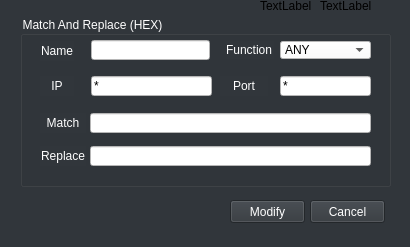
<?xml version="1.0" encoding="UTF-8"?>
<ui version="4.0">
 <class>MainWindow</class>
 <widget class="QMainWindow" name="MainWindow">
  <property name="geometry">
   <rect>
    <x>0</x>
    <y>0</y>
    <width>410</width>
    <height>247</height>
   </rect>
  </property>
  <property name="palette">
   <palette>
    <active>
     <colorrole role="WindowText">
      <brush brushstyle="SolidPattern">
       <color alpha="255">
        <red>255</red>
        <green>255</green>
        <blue>255</blue>
       </color>
      </brush>
     </colorrole>
     <colorrole role="Button">
      <brush brushstyle="SolidPattern">
       <color alpha="255">
        <red>49</red>
        <green>54</green>
        <blue>59</blue>
       </color>
      </brush>
     </colorrole>
     <colorrole role="Base">
      <brush brushstyle="SolidPattern">
       <color alpha="255">
        <red>49</red>
        <green>54</green>
        <blue>59</blue>
       </color>
      </brush>
     </colorrole>
     <colorrole role="Window">
      <brush brushstyle="SolidPattern">
       <color alpha="255">
        <red>49</red>
        <green>54</green>
        <blue>59</blue>
       </color>
      </brush>
     </colorrole>
    </active>
    <inactive>
     <colorrole role="WindowText">
      <brush brushstyle="SolidPattern">
       <color alpha="255">
        <red>255</red>
        <green>255</green>
        <blue>255</blue>
       </color>
      </brush>
     </colorrole>
     <colorrole role="Button">
      <brush brushstyle="SolidPattern">
       <color alpha="255">
        <red>49</red>
        <green>54</green>
        <blue>59</blue>
       </color>
      </brush>
     </colorrole>
     <colorrole role="Base">
      <brush brushstyle="SolidPattern">
       <color alpha="255">
        <red>49</red>
        <green>54</green>
        <blue>59</blue>
       </color>
      </brush>
     </colorrole>
     <colorrole role="Window">
      <brush brushstyle="SolidPattern">
       <color alpha="255">
        <red>49</red>
        <green>54</green>
        <blue>59</blue>
       </color>
      </brush>
     </colorrole>
    </inactive>
    <disabled>
     <colorrole role="WindowText">
      <brush brushstyle="SolidPattern">
       <color alpha="255">
        <red>120</red>
        <green>120</green>
        <blue>120</blue>
       </color>
      </brush>
     </colorrole>
     <colorrole role="Button">
      <brush brushstyle="SolidPattern">
       <color alpha="255">
        <red>49</red>
        <green>54</green>
        <blue>59</blue>
       </color>
      </brush>
     </colorrole>
     <colorrole role="Base">
      <brush brushstyle="SolidPattern">
       <color alpha="255">
        <red>49</red>
        <green>54</green>
        <blue>59</blue>
       </color>
      </brush>
     </colorrole>
     <colorrole role="Window">
      <brush brushstyle="SolidPattern">
       <color alpha="255">
        <red>49</red>
        <green>54</green>
        <blue>59</blue>
       </color>
      </brush>
     </colorrole>
    </disabled>
   </palette>
  </property>
  <property name="windowTitle">
   <string>MainWindow</string>
  </property>
  <property name="styleSheet">
   <string notr="true">background-color: #31363b;</string>
  </property>
  <widget class="QWidget" name="centralwidget">
   <widget class="QGroupBox" name="groupBox">
    <property name="geometry">
     <rect>
      <x>20</x>
      <y>16</y>
      <width>371</width>
      <height>171</height>
     </rect>
    </property>
    <property name="palette">
     <palette>
      <active>
       <colorrole role="WindowText">
        <brush brushstyle="SolidPattern">
         <color alpha="255">
          <red>255</red>
          <green>255</green>
          <blue>255</blue>
         </color>
        </brush>
       </colorrole>
       <colorrole role="Button">
        <brush brushstyle="SolidPattern">
         <color alpha="255">
          <red>49</red>
          <green>54</green>
          <blue>59</blue>
         </color>
        </brush>
       </colorrole>
       <colorrole role="Base">
        <brush brushstyle="SolidPattern">
         <color alpha="255">
          <red>49</red>
          <green>54</green>
          <blue>59</blue>
         </color>
        </brush>
       </colorrole>
       <colorrole role="Window">
        <brush brushstyle="SolidPattern">
         <color alpha="255">
          <red>49</red>
          <green>54</green>
          <blue>59</blue>
         </color>
        </brush>
       </colorrole>
      </active>
      <inactive>
       <colorrole role="WindowText">
        <brush brushstyle="SolidPattern">
         <color alpha="255">
          <red>255</red>
          <green>255</green>
          <blue>255</blue>
         </color>
        </brush>
       </colorrole>
       <colorrole role="Button">
        <brush brushstyle="SolidPattern">
         <color alpha="255">
          <red>49</red>
          <green>54</green>
          <blue>59</blue>
         </color>
        </brush>
       </colorrole>
       <colorrole role="Base">
        <brush brushstyle="SolidPattern">
         <color alpha="255">
          <red>49</red>
          <green>54</green>
          <blue>59</blue>
         </color>
        </brush>
       </colorrole>
       <colorrole role="Window">
        <brush brushstyle="SolidPattern">
         <color alpha="255">
          <red>49</red>
          <green>54</green>
          <blue>59</blue>
         </color>
        </brush>
       </colorrole>
      </inactive>
      <disabled>
       <colorrole role="WindowText">
        <brush brushstyle="SolidPattern">
         <color alpha="255">
          <red>120</red>
          <green>120</green>
          <blue>120</blue>
         </color>
        </brush>
       </colorrole>
       <colorrole role="Button">
        <brush brushstyle="SolidPattern">
         <color alpha="255">
          <red>49</red>
          <green>54</green>
          <blue>59</blue>
         </color>
        </brush>
       </colorrole>
       <colorrole role="Base">
        <brush brushstyle="SolidPattern">
         <color alpha="255">
          <red>49</red>
          <green>54</green>
          <blue>59</blue>
         </color>
        </brush>
       </colorrole>
       <colorrole role="Window">
        <brush brushstyle="SolidPattern">
         <color alpha="255">
          <red>49</red>
          <green>54</green>
          <blue>59</blue>
         </color>
        </brush>
       </colorrole>
      </disabled>
     </palette>
    </property>
    <property name="title">
     <string>Match And Replace (HEX)</string>
    </property>
    <widget class="QLabel" name="label_15">
     <property name="geometry">
      <rect>
       <x>206</x>
       <y>25</y>
       <width>48</width>
       <height>18</height>
      </rect>
     </property>
     <property name="palette">
      <palette>
       <active>
        <colorrole role="WindowText">
         <brush brushstyle="SolidPattern">
          <color alpha="255">
           <red>255</red>
           <green>255</green>
           <blue>255</blue>
          </color>
         </brush>
        </colorrole>
        <colorrole role="Button">
         <brush brushstyle="SolidPattern">
          <color alpha="255">
           <red>49</red>
           <green>54</green>
           <blue>59</blue>
          </color>
         </brush>
        </colorrole>
        <colorrole role="Base">
         <brush brushstyle="SolidPattern">
          <color alpha="255">
           <red>49</red>
           <green>54</green>
           <blue>59</blue>
          </color>
         </brush>
        </colorrole>
        <colorrole role="Window">
         <brush brushstyle="SolidPattern">
          <color alpha="255">
           <red>49</red>
           <green>54</green>
           <blue>59</blue>
          </color>
         </brush>
        </colorrole>
       </active>
       <inactive>
        <colorrole role="WindowText">
         <brush brushstyle="SolidPattern">
          <color alpha="255">
           <red>255</red>
           <green>255</green>
           <blue>255</blue>
          </color>
         </brush>
        </colorrole>
        <colorrole role="Button">
         <brush brushstyle="SolidPattern">
          <color alpha="255">
           <red>49</red>
           <green>54</green>
           <blue>59</blue>
          </color>
         </brush>
        </colorrole>
        <colorrole role="Base">
         <brush brushstyle="SolidPattern">
          <color alpha="255">
           <red>49</red>
           <green>54</green>
           <blue>59</blue>
          </color>
         </brush>
        </colorrole>
        <colorrole role="Window">
         <brush brushstyle="SolidPattern">
          <color alpha="255">
           <red>49</red>
           <green>54</green>
           <blue>59</blue>
          </color>
         </brush>
        </colorrole>
       </inactive>
       <disabled>
        <colorrole role="WindowText">
         <brush brushstyle="SolidPattern">
          <color alpha="255">
           <red>120</red>
           <green>120</green>
           <blue>120</blue>
          </color>
         </brush>
        </colorrole>
        <colorrole role="Button">
         <brush brushstyle="SolidPattern">
          <color alpha="255">
           <red>49</red>
           <green>54</green>
           <blue>59</blue>
          </color>
         </brush>
        </colorrole>
        <colorrole role="Base">
         <brush brushstyle="SolidPattern">
          <color alpha="255">
           <red>49</red>
           <green>54</green>
           <blue>59</blue>
          </color>
         </brush>
        </colorrole>
        <colorrole role="Window">
         <brush brushstyle="SolidPattern">
          <color alpha="255">
           <red>49</red>
           <green>54</green>
           <blue>59</blue>
          </color>
         </brush>
        </colorrole>
       </disabled>
      </palette>
     </property>
     <property name="text">
      <string>Function</string>
     </property>
    </widget>
    <widget class="QLineEdit" name="replace">
     <property name="geometry">
      <rect>
       <x>70</x>
       <y>130</y>
       <width>281</width>
       <height>20</height>
      </rect>
     </property>
     <property name="styleSheet">
      <string notr="true">background-color: #FFFFFF;</string>
     </property>
    </widget>
    <widget class="QLineEdit" name="match">
     <property name="geometry">
      <rect>
       <x>70</x>
       <y>97</y>
       <width>281</width>
       <height>20</height>
      </rect>
     </property>
     <property name="styleSheet">
      <string notr="true">background-color: #FFFFFF;</string>
     </property>
    </widget>
    <widget class="QLabel" name="label_7">
     <property name="geometry">
      <rect>
       <x>20</x>
       <y>97</y>
       <width>46</width>
       <height>20</height>
      </rect>
     </property>
     <property name="palette">
      <palette>
       <active>
        <colorrole role="WindowText">
         <brush brushstyle="SolidPattern">
          <color alpha="255">
           <red>255</red>
           <green>255</green>
           <blue>255</blue>
          </color>
         </brush>
        </colorrole>
        <colorrole role="Button">
         <brush brushstyle="SolidPattern">
          <color alpha="255">
           <red>49</red>
           <green>54</green>
           <blue>59</blue>
          </color>
         </brush>
        </colorrole>
        <colorrole role="Base">
         <brush brushstyle="SolidPattern">
          <color alpha="255">
           <red>49</red>
           <green>54</green>
           <blue>59</blue>
          </color>
         </brush>
        </colorrole>
        <colorrole role="Window">
         <brush brushstyle="SolidPattern">
          <color alpha="255">
           <red>49</red>
           <green>54</green>
           <blue>59</blue>
          </color>
         </brush>
        </colorrole>
       </active>
       <inactive>
        <colorrole role="WindowText">
         <brush brushstyle="SolidPattern">
          <color alpha="255">
           <red>255</red>
           <green>255</green>
           <blue>255</blue>
          </color>
         </brush>
        </colorrole>
        <colorrole role="Button">
         <brush brushstyle="SolidPattern">
          <color alpha="255">
           <red>49</red>
           <green>54</green>
           <blue>59</blue>
          </color>
         </brush>
        </colorrole>
        <colorrole role="Base">
         <brush brushstyle="SolidPattern">
          <color alpha="255">
           <red>49</red>
           <green>54</green>
           <blue>59</blue>
          </color>
         </brush>
        </colorrole>
        <colorrole role="Window">
         <brush brushstyle="SolidPattern">
          <color alpha="255">
           <red>49</red>
           <green>54</green>
           <blue>59</blue>
          </color>
         </brush>
        </colorrole>
       </inactive>
       <disabled>
        <colorrole role="WindowText">
         <brush brushstyle="SolidPattern">
          <color alpha="255">
           <red>120</red>
           <green>120</green>
           <blue>120</blue>
          </color>
         </brush>
        </colorrole>
        <colorrole role="Button">
         <brush brushstyle="SolidPattern">
          <color alpha="255">
           <red>49</red>
           <green>54</green>
           <blue>59</blue>
          </color>
         </brush>
        </colorrole>
        <colorrole role="Base">
         <brush brushstyle="SolidPattern">
          <color alpha="255">
           <red>49</red>
           <green>54</green>
           <blue>59</blue>
          </color>
         </brush>
        </colorrole>
        <colorrole role="Window">
         <brush brushstyle="SolidPattern">
          <color alpha="255">
           <red>49</red>
           <green>54</green>
           <blue>59</blue>
          </color>
         </brush>
        </colorrole>
       </disabled>
      </palette>
     </property>
     <property name="text">
      <string>Match</string>
     </property>
     <property name="alignment">
      <set>Qt::AlignCenter</set>
     </property>
    </widget>
    <widget class="QComboBox" name="function">
     <property name="geometry">
      <rect>
       <x>260</x>
       <y>25</y>
       <width>91</width>
       <height>18</height>
      </rect>
     </property>
     <property name="styleSheet">
      <string notr="true">background-color: #FFFFFF;</string>
     </property>
     <item>
      <property name="text">
       <string>ANY</string>
      </property>
     </item>
     <item>
      <property name="text">
       <string>send</string>
      </property>
     </item>
     <item>
      <property name="text">
       <string>recv</string>
      </property>
     </item>
     <item>
      <property name="text">
       <string>sendto</string>
      </property>
     </item>
     <item>
      <property name="text">
       <string>recvfrom</string>
      </property>
     </item>
     <item>
      <property name="text">
       <string>wsasend</string>
      </property>
     </item>
     <item>
      <property name="text">
       <string>wsarecv</string>
      </property>
     </item>
     <item>
      <property name="text">
       <string>encryptmessage</string>
      </property>
     </item>
     <item>
      <property name="text">
       <string>decryptmessage</string>
      </property>
     </item>
     <item>
      <property name="text">
       <string>SSL_write</string>
      </property>
     </item>
     <item>
      <property name="text">
       <string>SSL_read</string>
      </property>
     </item>
    </widget>
    <widget class="QLineEdit" name="name">
     <property name="geometry">
      <rect>
       <x>71</x>
       <y>24</y>
       <width>119</width>
       <height>20</height>
      </rect>
     </property>
     <property name="styleSheet">
      <string notr="true">background-color: #FFFFFF;</string>
     </property>
    </widget>
    <widget class="QLabel" name="label_8">
     <property name="geometry">
      <rect>
       <x>20</x>
       <y>130</y>
       <width>46</width>
       <height>20</height>
      </rect>
     </property>
     <property name="palette">
      <palette>
       <active>
        <colorrole role="WindowText">
         <brush brushstyle="SolidPattern">
          <color alpha="255">
           <red>255</red>
           <green>255</green>
           <blue>255</blue>
          </color>
         </brush>
        </colorrole>
        <colorrole role="Button">
         <brush brushstyle="SolidPattern">
          <color alpha="255">
           <red>49</red>
           <green>54</green>
           <blue>59</blue>
          </color>
         </brush>
        </colorrole>
        <colorrole role="Base">
         <brush brushstyle="SolidPattern">
          <color alpha="255">
           <red>49</red>
           <green>54</green>
           <blue>59</blue>
          </color>
         </brush>
        </colorrole>
        <colorrole role="Window">
         <brush brushstyle="SolidPattern">
          <color alpha="255">
           <red>49</red>
           <green>54</green>
           <blue>59</blue>
          </color>
         </brush>
        </colorrole>
       </active>
       <inactive>
        <colorrole role="WindowText">
         <brush brushstyle="SolidPattern">
          <color alpha="255">
           <red>255</red>
           <green>255</green>
           <blue>255</blue>
          </color>
         </brush>
        </colorrole>
        <colorrole role="Button">
         <brush brushstyle="SolidPattern">
          <color alpha="255">
           <red>49</red>
           <green>54</green>
           <blue>59</blue>
          </color>
         </brush>
        </colorrole>
        <colorrole role="Base">
         <brush brushstyle="SolidPattern">
          <color alpha="255">
           <red>49</red>
           <green>54</green>
           <blue>59</blue>
          </color>
         </brush>
        </colorrole>
        <colorrole role="Window">
         <brush brushstyle="SolidPattern">
          <color alpha="255">
           <red>49</red>
           <green>54</green>
           <blue>59</blue>
          </color>
         </brush>
        </colorrole>
       </inactive>
       <disabled>
        <colorrole role="WindowText">
         <brush brushstyle="SolidPattern">
          <color alpha="255">
           <red>120</red>
           <green>120</green>
           <blue>120</blue>
          </color>
         </brush>
        </colorrole>
        <colorrole role="Button">
         <brush brushstyle="SolidPattern">
          <color alpha="255">
           <red>49</red>
           <green>54</green>
           <blue>59</blue>
          </color>
         </brush>
        </colorrole>
        <colorrole role="Base">
         <brush brushstyle="SolidPattern">
          <color alpha="255">
           <red>49</red>
           <green>54</green>
           <blue>59</blue>
          </color>
         </brush>
        </colorrole>
        <colorrole role="Window">
         <brush brushstyle="SolidPattern">
          <color alpha="255">
           <red>49</red>
           <green>54</green>
           <blue>59</blue>
          </color>
         </brush>
        </colorrole>
       </disabled>
      </palette>
     </property>
     <property name="text">
      <string>Replace</string>
     </property>
     <property name="alignment">
      <set>Qt::AlignCenter</set>
     </property>
    </widget>
    <widget class="QLabel" name="label_13">
     <property name="geometry">
      <rect>
       <x>20</x>
       <y>25</y>
       <width>34</width>
       <height>20</height>
      </rect>
     </property>
     <property name="palette">
      <palette>
       <active>
        <colorrole role="WindowText">
         <brush brushstyle="SolidPattern">
          <color alpha="255">
           <red>255</red>
           <green>255</green>
           <blue>255</blue>
          </color>
         </brush>
        </colorrole>
        <colorrole role="Button">
         <brush brushstyle="SolidPattern">
          <color alpha="255">
           <red>49</red>
           <green>54</green>
           <blue>59</blue>
          </color>
         </brush>
        </colorrole>
        <colorrole role="Base">
         <brush brushstyle="SolidPattern">
          <color alpha="255">
           <red>49</red>
           <green>54</green>
           <blue>59</blue>
          </color>
         </brush>
        </colorrole>
        <colorrole role="Window">
         <brush brushstyle="SolidPattern">
          <color alpha="255">
           <red>49</red>
           <green>54</green>
           <blue>59</blue>
          </color>
         </brush>
        </colorrole>
       </active>
       <inactive>
        <colorrole role="WindowText">
         <brush brushstyle="SolidPattern">
          <color alpha="255">
           <red>255</red>
           <green>255</green>
           <blue>255</blue>
          </color>
         </brush>
        </colorrole>
        <colorrole role="Button">
         <brush brushstyle="SolidPattern">
          <color alpha="255">
           <red>49</red>
           <green>54</green>
           <blue>59</blue>
          </color>
         </brush>
        </colorrole>
        <colorrole role="Base">
         <brush brushstyle="SolidPattern">
          <color alpha="255">
           <red>49</red>
           <green>54</green>
           <blue>59</blue>
          </color>
         </brush>
        </colorrole>
        <colorrole role="Window">
         <brush brushstyle="SolidPattern">
          <color alpha="255">
           <red>49</red>
           <green>54</green>
           <blue>59</blue>
          </color>
         </brush>
        </colorrole>
       </inactive>
       <disabled>
        <colorrole role="WindowText">
         <brush brushstyle="SolidPattern">
          <color alpha="255">
           <red>120</red>
           <green>120</green>
           <blue>120</blue>
          </color>
         </brush>
        </colorrole>
        <colorrole role="Button">
         <brush brushstyle="SolidPattern">
          <color alpha="255">
           <red>49</red>
           <green>54</green>
           <blue>59</blue>
          </color>
         </brush>
        </colorrole>
        <colorrole role="Base">
         <brush brushstyle="SolidPattern">
          <color alpha="255">
           <red>49</red>
           <green>54</green>
           <blue>59</blue>
          </color>
         </brush>
        </colorrole>
        <colorrole role="Window">
         <brush brushstyle="SolidPattern">
          <color alpha="255">
           <red>49</red>
           <green>54</green>
           <blue>59</blue>
          </color>
         </brush>
        </colorrole>
       </disabled>
      </palette>
     </property>
     <property name="text">
      <string>Name</string>
     </property>
     <property name="alignment">
      <set>Qt::AlignCenter</set>
     </property>
    </widget>
    <widget class="QLineEdit" name="ip">
     <property name="geometry">
      <rect>
       <x>71</x>
       <y>60</y>
       <width>121</width>
       <height>20</height>
      </rect>
     </property>
     <property name="toolTip">
      <string/>
     </property>
     <property name="statusTip">
      <string/>
     </property>
     <property name="styleSheet">
      <string notr="true">background-color: #FFFFFF;</string>
     </property>
     <property name="text">
      <string>*</string>
     </property>
     <property name="readOnly">
      <bool>false</bool>
     </property>
    </widget>
    <widget class="QLabel" name="label_22">
     <property name="geometry">
      <rect>
       <x>200</x>
       <y>60</y>
       <width>48</width>
       <height>20</height>
      </rect>
     </property>
     <property name="palette">
      <palette>
       <active>
        <colorrole role="WindowText">
         <brush brushstyle="SolidPattern">
          <color alpha="255">
           <red>255</red>
           <green>255</green>
           <blue>255</blue>
          </color>
         </brush>
        </colorrole>
        <colorrole role="Button">
         <brush brushstyle="SolidPattern">
          <color alpha="255">
           <red>49</red>
           <green>54</green>
           <blue>59</blue>
          </color>
         </brush>
        </colorrole>
        <colorrole role="Base">
         <brush brushstyle="SolidPattern">
          <color alpha="255">
           <red>49</red>
           <green>54</green>
           <blue>59</blue>
          </color>
         </brush>
        </colorrole>
        <colorrole role="Window">
         <brush brushstyle="SolidPattern">
          <color alpha="255">
           <red>49</red>
           <green>54</green>
           <blue>59</blue>
          </color>
         </brush>
        </colorrole>
       </active>
       <inactive>
        <colorrole role="WindowText">
         <brush brushstyle="SolidPattern">
          <color alpha="255">
           <red>255</red>
           <green>255</green>
           <blue>255</blue>
          </color>
         </brush>
        </colorrole>
        <colorrole role="Button">
         <brush brushstyle="SolidPattern">
          <color alpha="255">
           <red>49</red>
           <green>54</green>
           <blue>59</blue>
          </color>
         </brush>
        </colorrole>
        <colorrole role="Base">
         <brush brushstyle="SolidPattern">
          <color alpha="255">
           <red>49</red>
           <green>54</green>
           <blue>59</blue>
          </color>
         </brush>
        </colorrole>
        <colorrole role="Window">
         <brush brushstyle="SolidPattern">
          <color alpha="255">
           <red>49</red>
           <green>54</green>
           <blue>59</blue>
          </color>
         </brush>
        </colorrole>
       </inactive>
       <disabled>
        <colorrole role="WindowText">
         <brush brushstyle="SolidPattern">
          <color alpha="255">
           <red>120</red>
           <green>120</green>
           <blue>120</blue>
          </color>
         </brush>
        </colorrole>
        <colorrole role="Button">
         <brush brushstyle="SolidPattern">
          <color alpha="255">
           <red>49</red>
           <green>54</green>
           <blue>59</blue>
          </color>
         </brush>
        </colorrole>
        <colorrole role="Base">
         <brush brushstyle="SolidPattern">
          <color alpha="255">
           <red>49</red>
           <green>54</green>
           <blue>59</blue>
          </color>
         </brush>
        </colorrole>
        <colorrole role="Window">
         <brush brushstyle="SolidPattern">
          <color alpha="255">
           <red>49</red>
           <green>54</green>
           <blue>59</blue>
          </color>
         </brush>
        </colorrole>
       </disabled>
      </palette>
     </property>
     <property name="text">
      <string>Port</string>
     </property>
     <property name="alignment">
      <set>Qt::AlignCenter</set>
     </property>
    </widget>
    <widget class="QLineEdit" name="port">
     <property name="geometry">
      <rect>
       <x>260</x>
       <y>60</y>
       <width>91</width>
       <height>20</height>
      </rect>
     </property>
     <property name="styleSheet">
      <string notr="true">background-color: #FFFFFF;</string>
     </property>
     <property name="text">
      <string>*</string>
     </property>
     <property name="readOnly">
      <bool>false</bool>
     </property>
    </widget>
    <widget class="QLabel" name="label_20">
     <property name="geometry">
      <rect>
       <x>20</x>
       <y>60</y>
       <width>34</width>
       <height>20</height>
      </rect>
     </property>
     <property name="palette">
      <palette>
       <active>
        <colorrole role="WindowText">
         <brush brushstyle="SolidPattern">
          <color alpha="255">
           <red>255</red>
           <green>255</green>
           <blue>255</blue>
          </color>
         </brush>
        </colorrole>
        <colorrole role="Button">
         <brush brushstyle="SolidPattern">
          <color alpha="255">
           <red>49</red>
           <green>54</green>
           <blue>59</blue>
          </color>
         </brush>
        </colorrole>
        <colorrole role="Base">
         <brush brushstyle="SolidPattern">
          <color alpha="255">
           <red>49</red>
           <green>54</green>
           <blue>59</blue>
          </color>
         </brush>
        </colorrole>
        <colorrole role="Window">
         <brush brushstyle="SolidPattern">
          <color alpha="255">
           <red>49</red>
           <green>54</green>
           <blue>59</blue>
          </color>
         </brush>
        </colorrole>
       </active>
       <inactive>
        <colorrole role="WindowText">
         <brush brushstyle="SolidPattern">
          <color alpha="255">
           <red>255</red>
           <green>255</green>
           <blue>255</blue>
          </color>
         </brush>
        </colorrole>
        <colorrole role="Button">
         <brush brushstyle="SolidPattern">
          <color alpha="255">
           <red>49</red>
           <green>54</green>
           <blue>59</blue>
          </color>
         </brush>
        </colorrole>
        <colorrole role="Base">
         <brush brushstyle="SolidPattern">
          <color alpha="255">
           <red>49</red>
           <green>54</green>
           <blue>59</blue>
          </color>
         </brush>
        </colorrole>
        <colorrole role="Window">
         <brush brushstyle="SolidPattern">
          <color alpha="255">
           <red>49</red>
           <green>54</green>
           <blue>59</blue>
          </color>
         </brush>
        </colorrole>
       </inactive>
       <disabled>
        <colorrole role="WindowText">
         <brush brushstyle="SolidPattern">
          <color alpha="255">
           <red>120</red>
           <green>120</green>
           <blue>120</blue>
          </color>
         </brush>
        </colorrole>
        <colorrole role="Button">
         <brush brushstyle="SolidPattern">
          <color alpha="255">
           <red>49</red>
           <green>54</green>
           <blue>59</blue>
          </color>
         </brush>
        </colorrole>
        <colorrole role="Base">
         <brush brushstyle="SolidPattern">
          <color alpha="255">
           <red>49</red>
           <green>54</green>
           <blue>59</blue>
          </color>
         </brush>
        </colorrole>
        <colorrole role="Window">
         <brush brushstyle="SolidPattern">
          <color alpha="255">
           <red>49</red>
           <green>54</green>
           <blue>59</blue>
          </color>
         </brush>
        </colorrole>
       </disabled>
      </palette>
     </property>
     <property name="text">
      <string>IP</string>
     </property>
     <property name="alignment">
      <set>Qt::AlignCenter</set>
     </property>
    </widget>
   </widget>
   <widget class="QPushButton" name="cancel_btn">
    <property name="geometry">
     <rect>
      <x>310</x>
      <y>200</y>
      <width>75</width>
      <height>23</height>
     </rect>
    </property>
    <property name="palette">
     <palette>
      <active>
       <colorrole role="Button">
        <brush brushstyle="SolidPattern">
         <color alpha="255">
          <red>49</red>
          <green>54</green>
          <blue>59</blue>
         </color>
        </brush>
       </colorrole>
       <colorrole role="ButtonText">
        <brush brushstyle="SolidPattern">
         <color alpha="255">
          <red>255</red>
          <green>255</green>
          <blue>255</blue>
         </color>
        </brush>
       </colorrole>
       <colorrole role="Base">
        <brush brushstyle="SolidPattern">
         <color alpha="255">
          <red>49</red>
          <green>54</green>
          <blue>59</blue>
         </color>
        </brush>
       </colorrole>
       <colorrole role="Window">
        <brush brushstyle="SolidPattern">
         <color alpha="255">
          <red>49</red>
          <green>54</green>
          <blue>59</blue>
         </color>
        </brush>
       </colorrole>
      </active>
      <inactive>
       <colorrole role="Button">
        <brush brushstyle="SolidPattern">
         <color alpha="255">
          <red>49</red>
          <green>54</green>
          <blue>59</blue>
         </color>
        </brush>
       </colorrole>
       <colorrole role="ButtonText">
        <brush brushstyle="SolidPattern">
         <color alpha="255">
          <red>255</red>
          <green>255</green>
          <blue>255</blue>
         </color>
        </brush>
       </colorrole>
       <colorrole role="Base">
        <brush brushstyle="SolidPattern">
         <color alpha="255">
          <red>49</red>
          <green>54</green>
          <blue>59</blue>
         </color>
        </brush>
       </colorrole>
       <colorrole role="Window">
        <brush brushstyle="SolidPattern">
         <color alpha="255">
          <red>49</red>
          <green>54</green>
          <blue>59</blue>
         </color>
        </brush>
       </colorrole>
      </inactive>
      <disabled>
       <colorrole role="Button">
        <brush brushstyle="SolidPattern">
         <color alpha="255">
          <red>49</red>
          <green>54</green>
          <blue>59</blue>
         </color>
        </brush>
       </colorrole>
       <colorrole role="ButtonText">
        <brush brushstyle="SolidPattern">
         <color alpha="255">
          <red>120</red>
          <green>120</green>
          <blue>120</blue>
         </color>
        </brush>
       </colorrole>
       <colorrole role="Base">
        <brush brushstyle="SolidPattern">
         <color alpha="255">
          <red>49</red>
          <green>54</green>
          <blue>59</blue>
         </color>
        </brush>
       </colorrole>
       <colorrole role="Window">
        <brush brushstyle="SolidPattern">
         <color alpha="255">
          <red>49</red>
          <green>54</green>
          <blue>59</blue>
         </color>
        </brush>
       </colorrole>
      </disabled>
     </palette>
    </property>
    <property name="text">
     <string>Cancel</string>
    </property>
   </widget>
   <widget class="QPushButton" name="modify_btn">
    <property name="geometry">
     <rect>
      <x>230</x>
      <y>200</y>
      <width>75</width>
      <height>23</height>
     </rect>
    </property>
    <property name="palette">
     <palette>
      <active>
       <colorrole role="Button">
        <brush brushstyle="SolidPattern">
         <color alpha="255">
          <red>49</red>
          <green>54</green>
          <blue>59</blue>
         </color>
        </brush>
       </colorrole>
       <colorrole role="ButtonText">
        <brush brushstyle="SolidPattern">
         <color alpha="255">
          <red>255</red>
          <green>255</green>
          <blue>255</blue>
         </color>
        </brush>
       </colorrole>
       <colorrole role="Base">
        <brush brushstyle="SolidPattern">
         <color alpha="255">
          <red>49</red>
          <green>54</green>
          <blue>59</blue>
         </color>
        </brush>
       </colorrole>
       <colorrole role="Window">
        <brush brushstyle="SolidPattern">
         <color alpha="255">
          <red>49</red>
          <green>54</green>
          <blue>59</blue>
         </color>
        </brush>
       </colorrole>
      </active>
      <inactive>
       <colorrole role="Button">
        <brush brushstyle="SolidPattern">
         <color alpha="255">
          <red>49</red>
          <green>54</green>
          <blue>59</blue>
         </color>
        </brush>
       </colorrole>
       <colorrole role="ButtonText">
        <brush brushstyle="SolidPattern">
         <color alpha="255">
          <red>255</red>
          <green>255</green>
          <blue>255</blue>
         </color>
        </brush>
       </colorrole>
       <colorrole role="Base">
        <brush brushstyle="SolidPattern">
         <color alpha="255">
          <red>49</red>
          <green>54</green>
          <blue>59</blue>
         </color>
        </brush>
       </colorrole>
       <colorrole role="Window">
        <brush brushstyle="SolidPattern">
         <color alpha="255">
          <red>49</red>
          <green>54</green>
          <blue>59</blue>
         </color>
        </brush>
       </colorrole>
      </inactive>
      <disabled>
       <colorrole role="Button">
        <brush brushstyle="SolidPattern">
         <color alpha="255">
          <red>49</red>
          <green>54</green>
          <blue>59</blue>
         </color>
        </brush>
       </colorrole>
       <colorrole role="ButtonText">
        <brush brushstyle="SolidPattern">
         <color alpha="255">
          <red>120</red>
          <green>120</green>
          <blue>120</blue>
         </color>
        </brush>
       </colorrole>
       <colorrole role="Base">
        <brush brushstyle="SolidPattern">
         <color alpha="255">
          <red>49</red>
          <green>54</green>
          <blue>59</blue>
         </color>
        </brush>
       </colorrole>
       <colorrole role="Window">
        <brush brushstyle="SolidPattern">
         <color alpha="255">
          <red>49</red>
          <green>54</green>
          <blue>59</blue>
         </color>
        </brush>
       </colorrole>
      </disabled>
     </palette>
    </property>
    <property name="text">
     <string>Modify</string>
    </property>
   </widget>
   <widget class="QLabel" name="idx">
    <property name="geometry">
     <rect>
      <x>260</x>
      <y>0</y>
      <width>56</width>
      <height>12</height>
     </rect>
    </property>
    <property name="text">
     <string>TextLabel</string>
    </property>
   </widget>
   <widget class="QLabel" name="use">
    <property name="geometry">
     <rect>
      <x>320</x>
      <y>0</y>
      <width>56</width>
      <height>12</height>
     </rect>
    </property>
    <property name="text">
     <string>TextLabel</string>
    </property>
   </widget>
  </widget>
  <widget class="QMenuBar" name="menubar">
   <property name="geometry">
    <rect>
     <x>0</x>
     <y>0</y>
     <width>410</width>
     <height>21</height>
    </rect>
   </property>
  </widget>
  <widget class="QStatusBar" name="statusbar"/>
 </widget>
 <tabstops>
  <tabstop>name</tabstop>
  <tabstop>function</tabstop>
  <tabstop>match</tabstop>
  <tabstop>replace</tabstop>
 </tabstops>
 <resources/>
 <connections/>
</ui>
